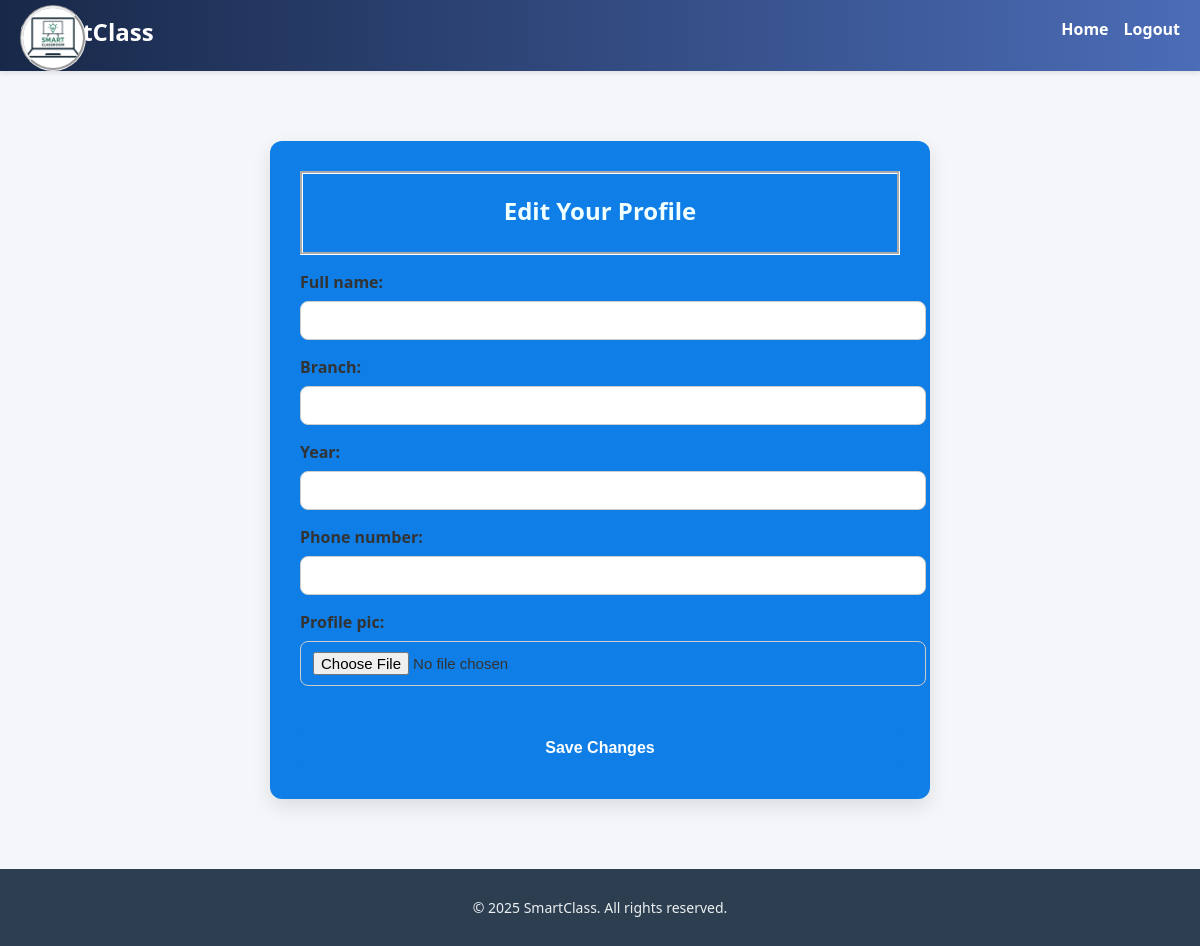
The app's page /edit-profile/ (signed in), older data.
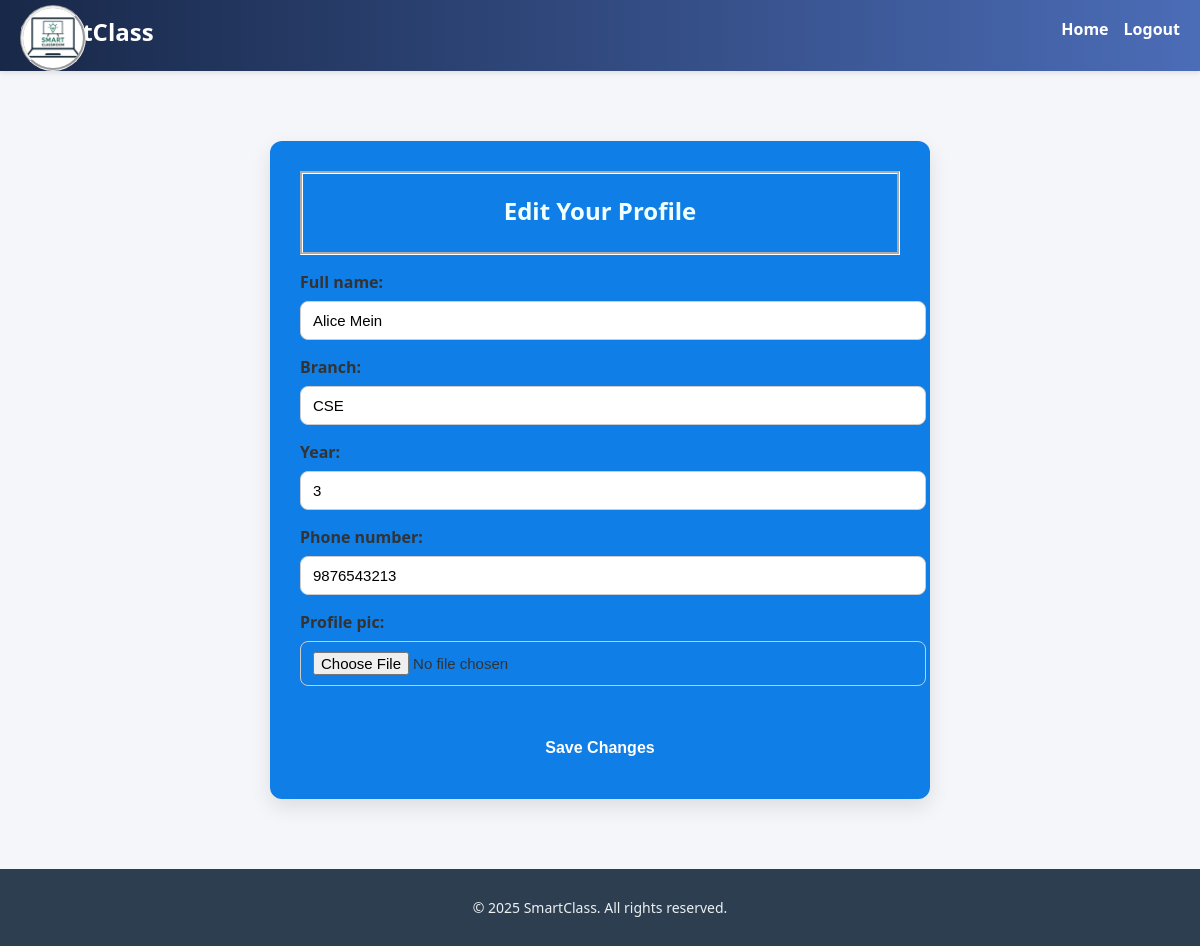
The same page, newer data.
### core/models.py (models this page shows, shortened)
class StudentProfile(models.Model):
    user = models.OneToOneField(User, on_delete=models.CASCADE)
    full_name = models.CharField(max_length=100)
    branch = models.CharField(max_length=100, blank=True)
    year = models.IntegerField(blank=True, null=True)
    phone_number = models.CharField(max_length=15, blank=True)
    profile_pic = models.ImageField(upload_to='profile_pics/', blank=True, null=True)
    dark_mode = models.BooleanField(default=False)

### core/views.py (the view)
# urls.py: path('edit-profile/', edit_profile, name='edit_profile'),
@login_required
def edit_profile(request):
    try:
        profile = request.user.studentprofile
    except StudentProfile.DoesNotExist:
        profile = StudentProfile(user=request.user)
    if request.method == 'POST':
        form = StudentProfileForm(request.POST, request.FILES, instance=profile)
        if form.is_valid():
            form.save()
            return redirect('student_dashboard')
    else:
        form = StudentProfileForm(instance=profile)
    return render(request, 'core/edit_profile.html', {'form': form})

### core/forms.py
class StudentProfileForm(forms.ModelForm):
    class Meta:
        model = StudentProfile
        fields = ['full_name', 'branch', 'year', 'phone_number', 'profile_pic']
        widgets = {
            'full_name': forms.TextInput(attrs={'class': 'form-control'}),
            'branch': forms.TextInput(attrs={'class': 'form-control'}),
            'year': forms.NumberInput(attrs={'class': 'form-control'}),
            'phone_number': forms.TextInput(attrs={'class': 'form-control'}),
        }

### core/templates/core/edit_profile.html (shortened to what this page needs)
{% extends "core/base.html" %}
{% load static %}
{% block content %}
<div class="profile-form-container">
    <div style="border-color: white;border-style: groove;">
  <h2 style="color: azure;">Edit Your Profile</h2>
  </div>
  <form method="POST" enctype="multipart/form-data">
    {{ form.as_p }}
    <button type="submit">Save Changes</button>
  </form>
</div>
{% endblock %}

Row changes from the older to the newer data that the page shows:
added StudentProfile: full_name "Alice Mein", branch "CSE", year "3", phone_number "9876543213"
